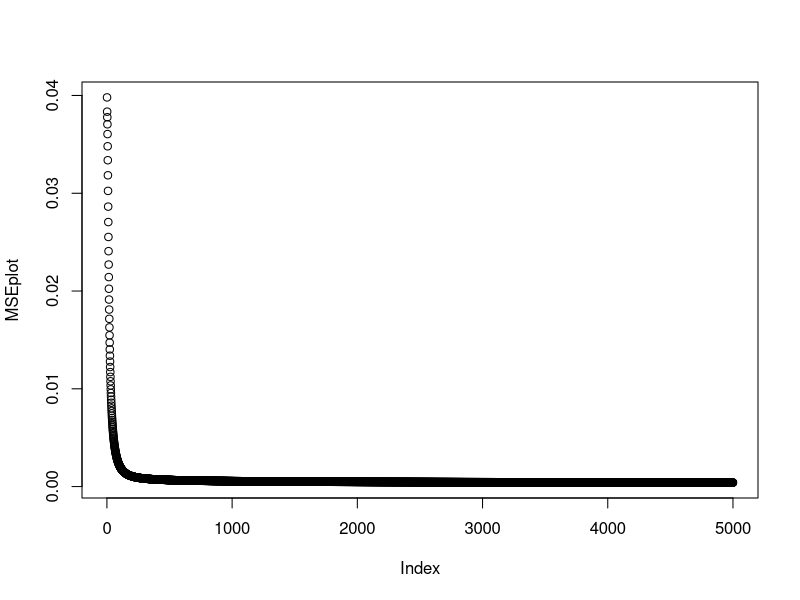

Recreate this plot in R.
# Neural Network with one hidden layer using the backpropagation
# algorithm. Sigmoid activation function. For one output only (for now).
# Author: Gustavo (lgbpinho153@yahoo.com.br)
###############################################################################
start<-Sys.time()
### simple data
#Inputs<-rbind(rnorm(100,0,1),rnorm(100,0,1),rnorm(100,0,1))
Inputs<-rbind(seq(1,20,0.1),seq(1,20,0.1),seq(1,20,0.1))
Targets<-10+2*Inputs[1,]+3*Inputs[2,]+5*Inputs[3,]

### preprocessing
maximum<-max(Targets);minimum<-min(Targets)
Targets<-(Targets-minimum)/(maximum-minimum)
for (i in 1:dim(Inputs)[1]){
	Inputs[i,]<-(Inputs[i,]-min(Inputs[i,]))/(max(Inputs[i,])-min(Inputs[i,]))
}

### Network parameters
NumInputs<-dim(Inputs)[1]
NumHidden<-2
NumOutputs<-1
WeightsHI<-matrix(rnorm(NumHidden*(NumInputs+1),0,1),NumHidden,NumInputs+1) # bias and weights between input and hidden layers
WeightsOH<-matrix(rnorm(NumOutputs*(NumHidden+1),0,1),NumOutputs,NumHidden+1) # bias and weights between hidden and output layers
SumHidden<-rep(0,NumHidden) # the induced field in each neuron
SumOutput<-rep(0,NumOutputs) # the induced field in each output neuron
DeltaH<-rep(0,NumHidden) # local gradient for hidden neurons
DeltaO<-rep(0,NumOutputs) # local gradient for output neurons
DeltaWHI<-matrix(0,NumHidden,NumInputs+1) # weight update matrix for the Hidden-Inputs weights
DeltaWOH<-matrix(0,NumOutputs,NumHidden+1) # weight update matrix for the Hidden-Inputs weights
Lr<-0.1 # learning rate
#Mf<-0.05 # momentum factor
Epochs<-5000
N<-length(Targets) # number of examples presented to the net
MSEplot<-rep(0,Epochs) # I'll plot the errors later

### Sigmoid Function
phi<-function(v){
	1/(1+exp(-v))
}

phidash<-function(v){
	phi(v)*(1-phi(v))
}

### Training
for (s in 1:Epochs){ # for each epoch
	MSE<-0 #mean squared error
	for (t in 1:N){ # for each example 
		### Forward Pass
		HiddenInput<-c(1,Inputs[,t]) # inputs for the hidden layer
		SumHidden<-rep(0,NumHidden)
		for (i in 1:NumHidden){ # for each neuron 
			for (j in 1:NumInputs+1){ # for each input
				SumHidden[i]<-SumHidden[i]+WeightsHI[i,j]*HiddenInput[j]
			}
		}
		HiddenOut<-phi(SumHidden)
		OutputInput<-c(1,HiddenOut) # this is the input for the output layer
		SumOutput<-rep(0,NumOutputs)
		for (i in 1:NumOutputs){ # for each neuron 
			for (j in 1:NumHidden+1){ # for each input
				SumOutput[i]<-SumOutput[i]+WeightsOH[i,j]*OutputInput[j]
			}
		}
		Outputs<-phi(SumOutput)
		Error<-Targets[t]-Outputs #corrigir isso para mais neuronios
		MSE<-MSE+0.5*Error^2
		### Backpropagation
		for (i in 1:NumOutputs){
			DeltaO[i]<-Error[i]*phidash(SumOutput[i])
		}
		for (i in 1:NumOutputs){  # for each output neuron
			for (j in 1:NumHidden+1){ # for each weight
				DeltaWOH[i,j]<-Lr*DeltaO[i]*OutputInput[j]
			}
		}
		DeltaH<-rep(0,NumHidden)
		for (i in 1:(NumHidden)){
			for (j in 1:NumOutputs){
				DeltaH[i]<-DeltaH[i]+DeltaO[j]*WeightsOH[j,i+1] # beware of teh bias
			}
			DeltaH[i]<-phidash(SumHidden[i])*DeltaH[i]
		}
		DeltaWHI<-matrix(0,NumHidden, NumInputs+1)
		for (i in 1:NumHidden){
			for (j in 1:NumInputs+1){
				DeltaWHI[i,j]<-Lr*DeltaH[i]*HiddenInput[j]
			}
		}
		WeightsOH<-WeightsOH+DeltaWOH
		WeightsHI<-WeightsHI+DeltaWHI
	}
	MSE<-MSE/N
	MSEplot[s]<-MSE
	if(s%%100==0) {cat("MSE for the last element at epoch ");cat(s);cat(" is: ");cat(MSE);cat("\n")}
	if (abs(Error)<1e-06) {cat(Error);cat("\n");break}
}
plot(MSEplot)
print(WeightsOH)
print(WeightsHI)
stop<-Sys.time()
time<-start-stop
cat("Tempo gasto em minutos: ");cat(stop-start);cat("\n")

### Simulation
OutputsSim<-rep(0,N)
for (t in 1:N){ # for each example 
	### Forward Pass
	HiddenInput<-c(1,Inputs[,t]) # inputs for the hidden layer
	SumHidden<-rep(0,NumHidden)
	for (i in 1:NumHidden){ # for each neuron 
		for (j in 1:NumInputs+1){ # for each input
			SumHidden[i]<-SumHidden[i]+WeightsHI[i,j]*HiddenInput[j]
		}
	}
	HiddenOut<-phi(SumHidden)
	OutputInput<-c(1,HiddenOut) # this is the input for the output layer
	SumOutput<-rep(0,NumOutputs)
	for (i in 1:NumOutputs){ # for each neuron 
		for (j in 1:NumHidden+1){ # for each input
			SumOutput[i]<-SumOutput[i]+WeightsOH[i,j]*OutputInput[j]
		}
	}
	OutputsSim[t]<-phi(SumOutput)
}
ErrorsSim<-Targets-OutputsSim
#X11()
#plot(ErrorsSim)
cat(sum(ErrorsSim^2)/N);cat("\n")